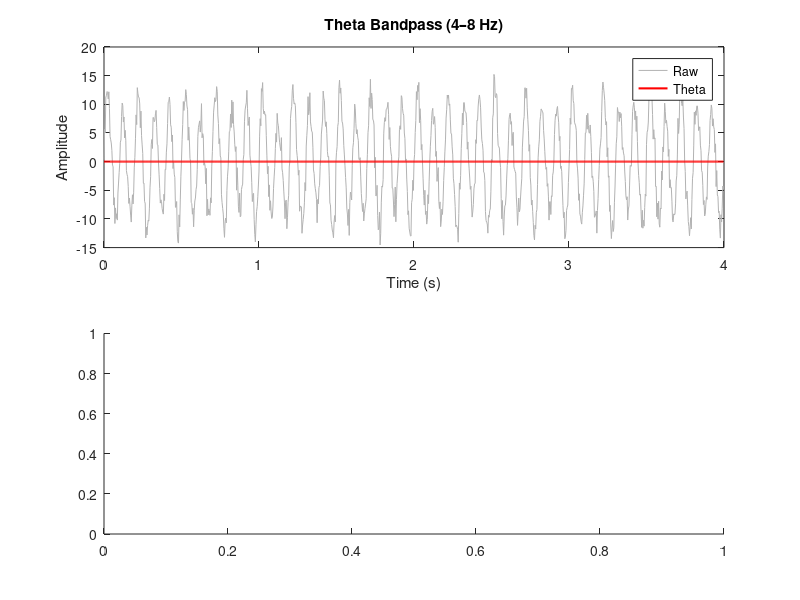

The MATLAB script that drew this image: (Note: this script raises an error after producing the figure.)
%% SOLUTION — EXERCISE 2: FILTERING
%  ──────────────────────────────────

%% Task 1: Isolate theta (4–8 Hz) from Oz
load('eeg_recording.mat');
signal = data(4, :);  % Oz

nyquist = fs / 2;     % 128 Hz

[b, a] = butter(4, [4 8] / nyquist, 'bandpass');
theta_signal = filtfilt(b, a, signal);

% Plot
figure;
subplot(2,1,1);
plot(time, signal, 'Color', [0.7 0.7 0.7]); hold on;
plot(time, theta_signal, 'r', 'LineWidth', 1.5);
xlabel('Time (s)'); ylabel('Amplitude');
title('Theta Bandpass (4–8 Hz)');
legend('Raw', 'Theta');

subplot(2,1,2);
[f_raw, amp_raw]     = get_spectrum(signal, fs);
[f_theta, amp_theta] = get_spectrum(theta_signal, fs);
plot(f_raw, amp_raw, 'Color', [0.7 0.7 0.7]); hold on;
plot(f_theta, amp_theta, 'r', 'LineWidth', 1.5);
xlabel('Frequency (Hz)'); ylabel('Amplitude');
title('Spectra: Raw vs Theta');
xlim([0 30]);
legend('Raw', 'Theta');

%% Task 2: Notch-filter 60 Hz
load('noisy_eeg.mat');

[b_notch, a_notch] = butter(4, [59 61] / nyquist, 'stop');
cleaned = filtfilt(b_notch, a_notch, noisy_signal);

[f1, amp1] = get_spectrum(noisy_signal, fs);
[f2, amp2] = get_spectrum(cleaned, fs);

figure;
plot(f1, amp1, 'Color', [0.7 0.7 0.7]); hold on;
plot(f2, amp2, 'b', 'LineWidth', 1.5);
xlabel('Frequency (Hz)'); ylabel('Amplitude');
title('Notch Filter: 60 Hz Removed');
xlim([0 80]);
legend('Noisy', 'Cleaned');

%% Task 3: Dominant frequency after filtering
[peak_amp, idx] = max(amp2);
fprintf('Dominant frequency: %.1f Hz\n', f2(idx));
% Expected: ~10 Hz (alpha component)

%% Task 4 (Challenge): Isolate 20 Hz beta
load('eeg_recording.mat');  % reload in case workspace changed
signal = data(4, :);

[b_beta, a_beta] = butter(4, [18 22] / nyquist, 'bandpass');
beta_signal = filtfilt(b_beta, a_beta, signal);

figure;
subplot(3,1,1);
plot(time, signal, 'Color', [0.5 0.5 0.5]);
xlabel('Time (s)'); ylabel('Amp');
title('Raw Oz Signal');

subplot(3,1,2);
plot(time, theta_signal, 'r', 'LineWidth', 1.2);
xlabel('Time (s)'); ylabel('Amp');
title('Theta Band (4–8 Hz)');

subplot(3,1,3);
plot(time, beta_signal, 'Color', [0 0.6 0], 'LineWidth', 1.2);
xlabel('Time (s)'); ylabel('Amp');
title('Beta Band (18–22 Hz)');

sgtitle('Frequency Band Isolation');

fprintf('\n--- Exercise 2 solution complete! ---\n');
